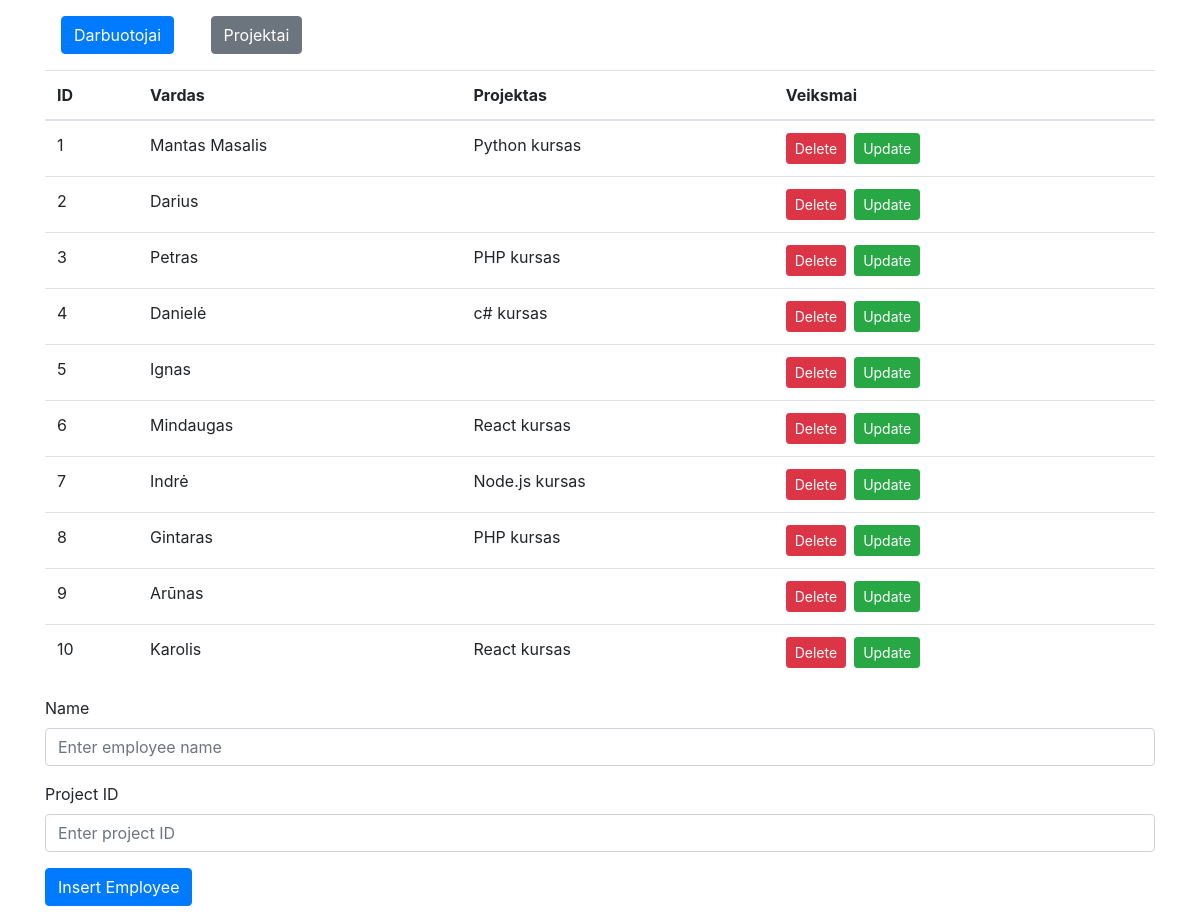
The page / on the database its author committed.
### tables this page shows
CREATE TABLE `workers` (
  `worker_id` int(11) unsigned NOT NULL AUTO_INCREMENT,
  `worker_name` varchar(255) NOT NULL,
  `project_id` int(11) DEFAULT NULL,
  PRIMARY KEY (`worker_id`),
  KEY `project_id_idx` (`project_id`)
);

CREATE TABLE `projects` (
  `project_id` int(11) unsigned NOT NULL AUTO_INCREMENT,
  `project_name` varchar(255) NOT NULL,
  PRIMARY KEY (`project_id`)
);

### connection.php (called while the page is built, shortened)
<?php
$name = '';
$project_id = '';
$update = false;

### index.php (the view, shortened to what this page needs)
<?php include './connection.php' ?>
<!DOCTYPE html>
<html lang="en">
<head>
    <link rel="stylesheet" href="https://maxcdn.bootstrapcdn.com/bootstrap/4.0.0/css/bootstrap.min.css">
</head>
<body>
    <div class="container">
        <a class="m-3 btn btn-primary d-inline-block" href="index.php">Darbuotojai</a>
        <a class="m-3 btn btn-secondary d-inline-block" href="projects.php">Projektai</a>
        <?php
        $sql = "SELECT w.worker_id, w.worker_name, p.project_name
                from workers w
                left outer join projects p
                on w.project_id = p.project_id
                order by w.worker_id;";
        $result = mysqli_query($conn, $sql);
        echo "<table class=\"table\"><thead><tr><th>ID</th><th>Vardas</th><th>Projektas</th><th>Veiksmai</th></tr></thead><tbody>";
        if (mysqli_num_rows($result) > 0) {
            while ($row = mysqli_fetch_assoc($result)) {
                echo "<tr>";
                echo "<td>" . $row['worker_id'] . "</td>";
                echo "<td>" . $row['worker_name'] . "</td>";
                echo "<td>" . $row['project_name'] . "</td>";
                echo "<td>
            <a href=\"connection.php?delete=" . $row['worker_id'] . "\"  class=\"btn btn-sm btn-danger mr-2\" >Delete </a><a href=\"index.php?edit=" . $row['worker_id'] . "\" class=\"btn btn-sm btn-success mr-2\"> Update</a>
        </td>";
                echo "</tr>";
            }
        } else {
            echo "0 results";
        }
        echo "</tbody></table>";
        ?>
        <form action="connection.php" method="POST">
            <div class="form-group">
                <label for="name">Name</label>
                <input type="text" name="name" class="form-control" placeholder="Enter employee name" value="<?php echo $name ?>">
            </div>
            <div class="form-group">
                <label for="project_id">Project ID</label>
                <input type="number" name="project_id" value="<?php echo $project_id ?>" class="form-control" placeholder="Enter project ID">
            </div>
            <div class="form-group">
                <?php
                if ($update == true) :
                ?>
                    <button class="btn btn-info" type="submit" name="update_worker">Update Employee</button>
                <?php else : ?>
                    <button class="btn btn-primary" type="submit" name="insert_worker">Insert Employee</button>
                <?php endif; ?>
            </div>
        </form>
    </div>
</body>
</html>

### rows shown on the page
workers: worker_id "1", worker_name "Mantas Masalis", project.project_name "Python kursas"
workers: worker_id "2", worker_name "Darius"
workers: worker_id "3", worker_name "Petras", project.project_name "PHP kursas"
workers: worker_id "4", worker_name "Danielė", project.project_name "c# kursas"
workers: worker_id "5", worker_name "Ignas"
workers: worker_id "6", worker_name "Mindaugas", project.project_name "React kursas"
workers: worker_id "7", worker_name "Indrė", project.project_name "Node.js kursas"
workers: worker_id "8", worker_name "Gintaras", project.project_name "PHP kursas"
workers: worker_id "9", worker_name "Arūnas"
workers: worker_id "10", worker_name "Karolis", project.project_name "React kursas"
